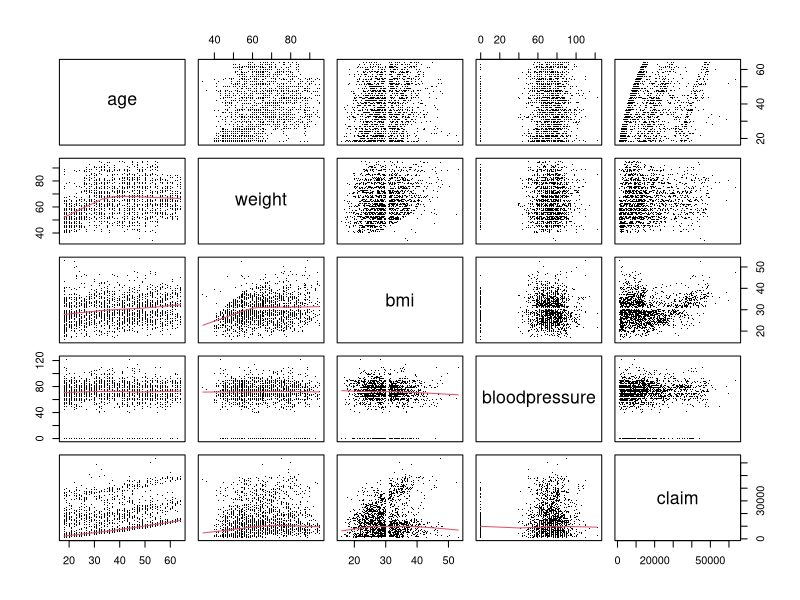
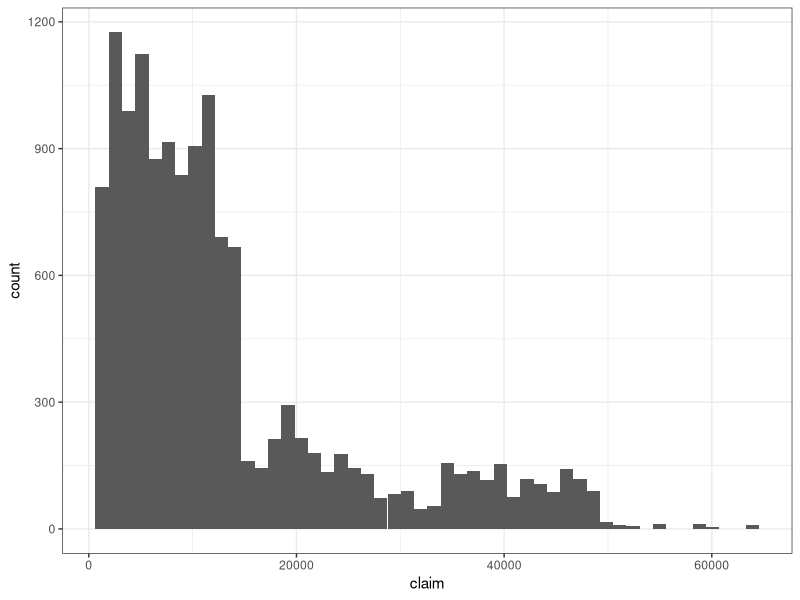
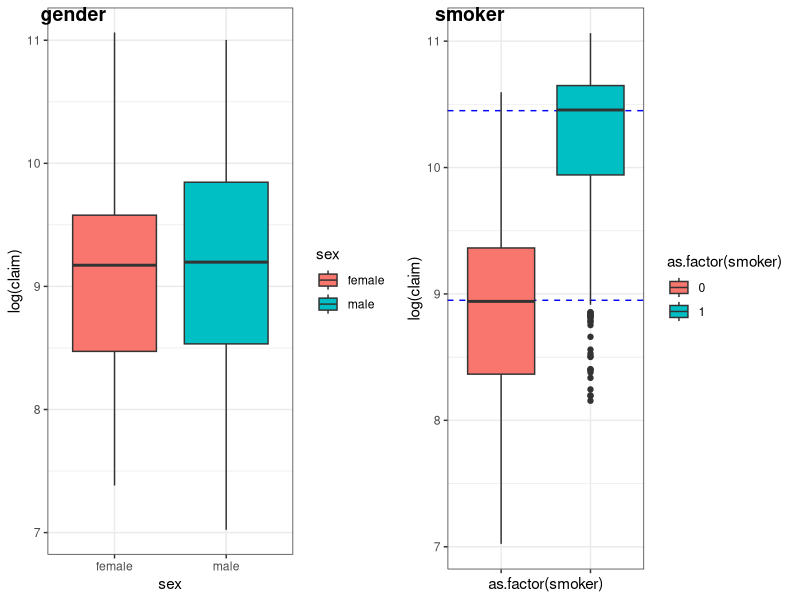
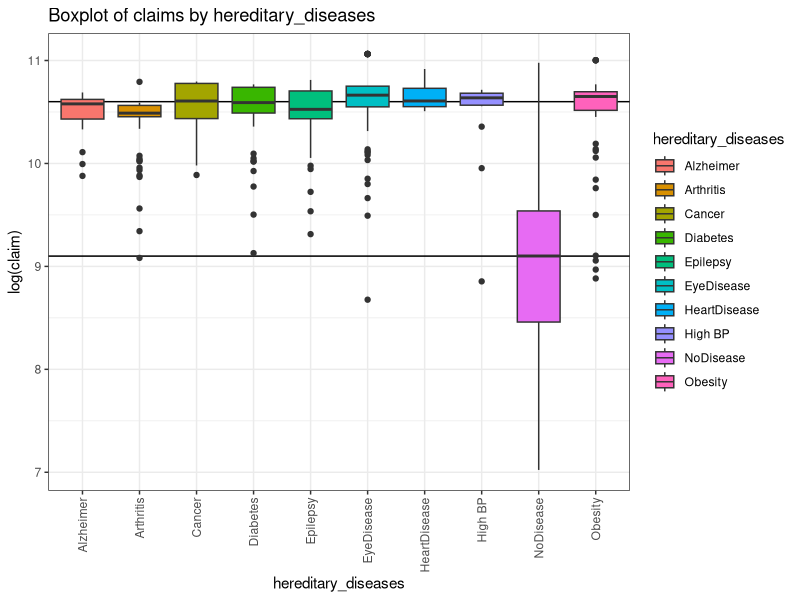
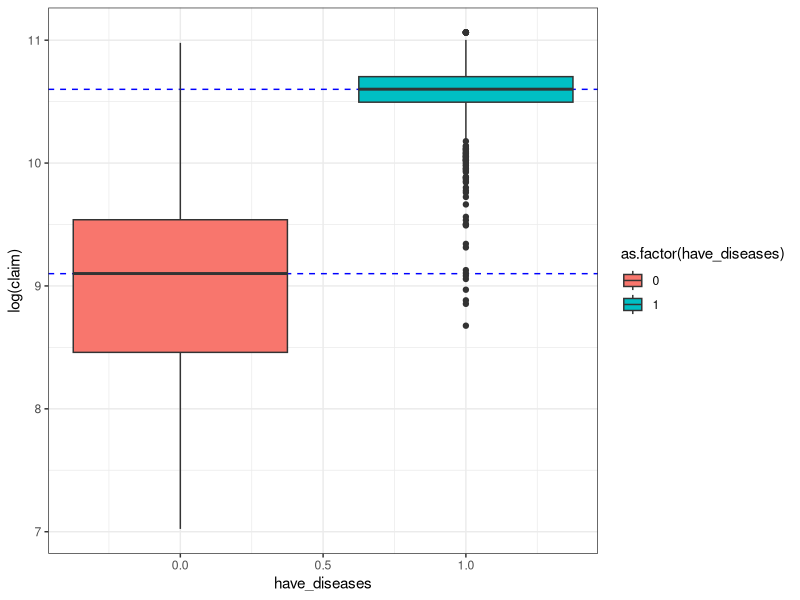
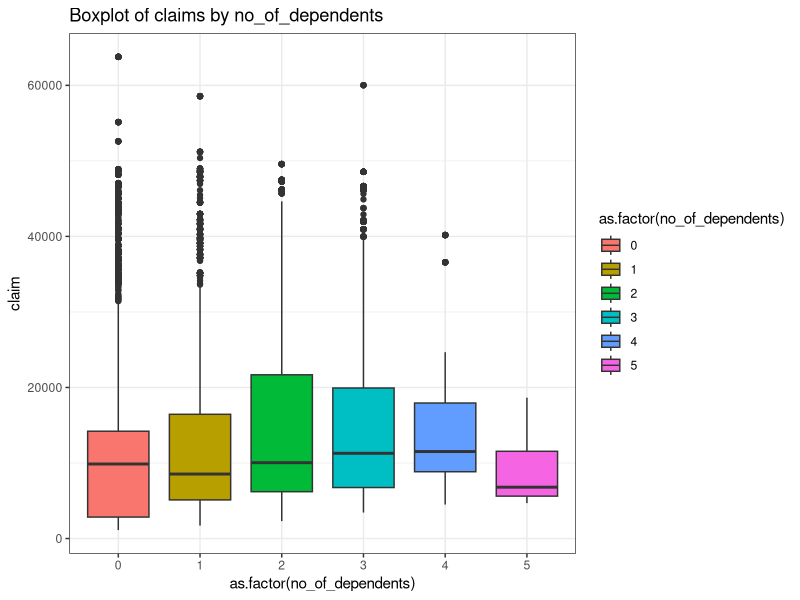
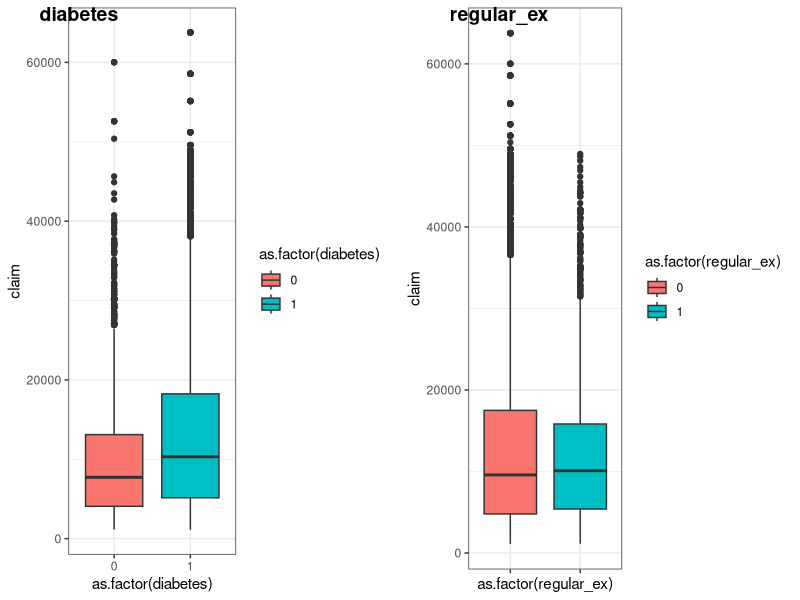
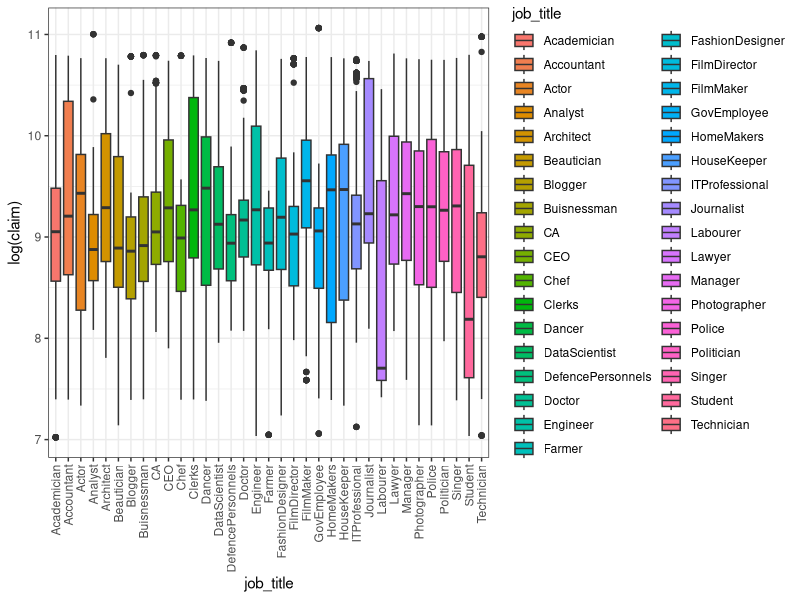

R code for these plots, in order:
## ---- chunk 1
# load the packages
library(tidyverse)              # load, clean, visualize the data.
theme_set(theme_bw())           # set the theme for GGPLOT2

# load the packages
df <- read_csv("healthinsurance.csv")

# check the structure
str(df)

# check the NA 
summary(df)
## ---- chunk 2
# clean the data
df <- df %>% drop_na()

# check the correlation of the numerical data

pairs(select(df, age, weight, bmi, bloodpressure, claim),
      pch = ".",
      lower.panel = panel.smooth)

## ---- chunk 3
# Replace 0 values in 'bloodpressure' column with mean of non-zero values
df$bloodpressure[df$bloodpressure == 0] <- mean(df$bloodpressure[df$bloodpressure != 0])
# now all the data have no outliers
# pairs(select(df,age,weight,bmi,bloodpressure,claim))
## ---- chunk 4
# ust histogram plot to see the distruibution of claim
ggplot(df,aes(x = claim)) + geom_histogram(bins=50)


## ---- chunk 5
# load the packages
library(ggpubr)

# boxplot the claim ~ sex
plot_sex <- ggplot(df, aes(sex, log(claim), fill=sex)) +
            geom_boxplot() 

# box plot the claim ~ smoker
plot_smoker <- ggplot(df, aes(as.factor(smoker), log(claim), fill=as.factor(smoker))) +
                # estimate the mean of NON smoker group
                geom_hline(yintercept=8.95,col="blue",linetype = "dashed") +
                # estimate the mean of smoker group
                geom_hline(yintercept=10.45,col="blue",linetype = "dashed") +
                geom_boxplot() 

ggarrange(plot_sex, plot_smoker + rremove("x.text"), 
          labels = c(" gender", "smoker"),
          ncol = 2, nrow = 1)


## ---- chunk 6
# Calculate the difference in approximation
exp(10.45) - exp(8.95)
## ---- chunk 7
# claim ~ hereditary_diseases
table(df$hereditary_diseases)
ggplot(df, aes(hereditary_diseases, log(claim), fill=hereditary_diseases)) +
    geom_hline(yintercept=9.1) +
    geom_hline(yintercept=10.6) +
    geom_boxplot() +
    ggtitle('Boxplot of claims by hereditary_diseases') +
    theme(axis.text.x = element_text(angle = 90, vjust = 0.5, hjust=1))


## ---- chunk 8
# claim ~ have_diseases

df$have_diseases <- ifelse(df$hereditary_diseases == "NoDisease",0,1)
ggplot(df, aes(have_diseases, log(claim), fill=as.factor(have_diseases))) +
    # estimate the mean(claim) of have no diseases group
    geom_hline(yintercept=9.1,col="blue",linetype = "dashed") +
    # estimate the mean(claim) of have diseases group
    geom_hline(yintercept=10.6,col="blue",linetype = "dashed") +
    geom_boxplot()
# calculate the average claim amount of approximately for the Customers without any hereditary diseases. 
exp(9.1)
# calculate the average claim amount of approximately for the Customers have hereditary diseases. 
exp(10.6)
## ---- chunk 9
# claim ~ no_of_dependents
table(df$no_of_dependents)
ggplot(df, aes(as.factor(no_of_dependents), claim, fill=as.factor(no_of_dependents))) +
geom_boxplot() +
ggtitle('Boxplot of claims by no_of_dependents')
## ---- chunk 10
# claim ~ diabetes
table(df$diabetes)
plot_diabetes <- ggplot() +
                    geom_boxplot(data =df, aes(x = as.factor(diabetes), y = claim, fill= as.factor(diabetes))) 

# claim ~ regular_ex
table(df$regular_ex)
plot_ex <- ggplot(df, aes(as.factor(regular_ex), claim,fill=as.factor(regular_ex))) +
            geom_boxplot()

ggarrange(plot_diabetes, plot_ex + rremove("x.text"), 
          labels = c("diabetes", "regular_ex"),
          ncol = 2, nrow = 1)


## ---- chunk 11
# log(claim) ~ job_title
table(df$job_title)
ggplot(df, aes(job_title, log(claim), fill=job_title)) +
    geom_boxplot()  +
    theme(axis.text.x = element_text(angle = 90, vjust = 0.5, hjust=1))
## ---- chunk 12
# log(claim) ~ age
ggplot(data = df, mapping = aes(y = log(claim),x = age)) +
            geom_point() +
            geom_smooth()
## ---- chunk 13
# log(claim) ~ bmi
ggplot(df, aes(bmi, log(claim))) +
            geom_point() +
            geom_smooth()
## ---- chunk 14
# log(claim) ~ bloodpressure
ggplot(df, aes(bloodpressure, log(claim))) +
            geom_point( ) +
            geom_smooth()
## ---- chunk 15
# log(claim) ~ weight
ggplot(df, aes(weight, claim)) +
                geom_point() +
                geom_smooth()
## ---- chunk 16
# load caret
library(caret)
df_transformed <- df %>% select(age, weight, bmi, have_diseases, no_of_dependents, smoker, bloodpressure, diabetes, regular_ex, claim, sex, city, job_title)
# prepare the data to train set and test set for cross validation.
set.seed(123)
indexes <- createDataPartition(df_transformed$claim, p=.85, list = F)
train <-  df_transformed[indexes, ]
test <-  df_transformed[-indexes, ]

## ---- chunk 17
set.seed(123)
# Train a linear model
lm.1 <- lm(data= train, log(claim) ~ .)

#  use drop1() to analyze the multi level catergory variables
drop1(lm.1,test = "F")
## ---- chunk 18
# keep the R^2 and RMSE measurement of lm.1

# get the R^2 of lm.1
r_sq_1 <- summary(lm.1)$r.squared

# use test dataset to get he prediction.
prediction_1 <- predict(lm.1, newdata = test)

# Calculate the residuals and RMSE.
residuals_1 <- log(test$claim) - prediction_1
rmse_1 <- sqrt(mean(residuals_1^2))


## ---- chunk 19
lm.2 <- update(lm.1, ~. -city - weight - regular_ex - bloodpressure )
summary(lm.2)
#drop1(lm.2,test = "F")

# keep the R^2 and RMSE measurement of lm.2
# get the R^2 of lm.2
r_sq_2 <- summary(lm.2)$r.squared

# use test dataset to get he prediction.
prediction_2 <- predict(lm.2, newdata = test)

# Calculate the residuals and RMSE.
residuals_2 <- log(test$claim) - prediction_2
rmse_2 <- sqrt(mean(residuals_2^2))


## ---- chunk 20
print(paste0("R-squared for first model:", round(r_sq_1, 4)))
print(paste0("R-squared for second model:", round(r_sq_2, 4)))
print(paste0("RMSE for first model: ", round(rmse_1, 3)))
print(paste0("RMSE for second model: ", round(rmse_2, 3)))
## ---- chunk 21
# check the collinearity of each variable
library(car)
vif(lm.1)

## ---- chunk 22
# load the mgcv packages
library(mgcv)

## fit the model
gam.1 <- gam(log(claim) ~ s(age)+ s(weight) +s(bmi) +s(bloodpressure) + have_diseases + no_of_dependents + smoker + diabetes + regular_ex + sex  + city + job_title, data=train)
summary(gam.1)
## ---- chunk 23

# keep the R^2 and RMSE measurement of gam.1
# from above result we know the R^2 is 0.76
r_sq_3 <- 0.76

# use test dataset to get he prediction.
prediction_3 <- predict(gam.1, newdata = test)

# Calculate the residuals and RMSE.
residuals_3 <- log(test$claim) - prediction_3
rmse_3 <- sqrt(mean(residuals_3^2))


print(paste0("R-squared for third model:", round(r_sq_3, 4)))
print(paste0("R-squared for second model:", round(r_sq_2, 4)))
print(paste0("RMSE for third model: ", round(rmse_3, 3)))
print(paste0("RMSE for second model: ", round(rmse_2, 3)))
## ---- chunk 24
# load the packages for SVM

library(e1071)
# SVM regression
svm.1 <- svm(log(claim) ~ ., data = train)            # log transform the data
summary(svm.1)
## ---- chunk 25
# use test dataset to get the prediction.
prediction_4 <- predict(svm.1, test)

# Calculate the residuals and RMSE.
residuals_4 <- log(test$claim) - prediction_4
rmse_4 <- sqrt(mean(residuals_4^2))

# 
print(paste0("RMSE for third model: ", round(rmse_3, 3)))
print(paste0("RMSE for fourth model: ", round(rmse_4, 3)))
## ---- chunk 26
# train the model
glm.smoker <- glm(data=train, smoker ~., family="binomial" )

# use test dataset to get he prediction.
prediction_5 <- predict(glm.smoker, test, type="response")

# use threshold 0.5 to classify the smoker
prediction_5 <- ifelse(prediction_5 > 0.5, 1, 0)

# check the result of the logistic model
confusionMatrix(as.factor(test$smoker),as.factor(prediction_5))

## ---- chunk 27



## ---- chunk 28



## ---- chunk 29



## ---- chunk 30



## ---- chunk 31



